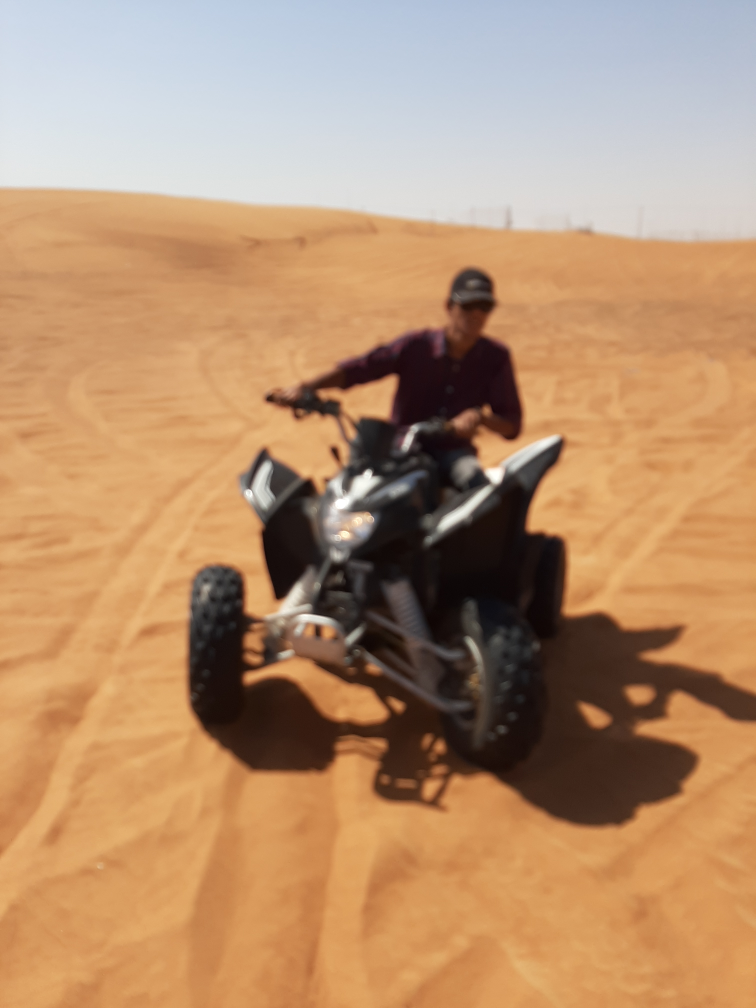
#> input picture deblur.jpg, 3024 x 4032 px (shown at 1/4 size)
$ jupyter execute experiment.ipynb   (shell and % lines are left out)   (older library calls are emulated)
#> lines starting #> are read from the running program, lines starting #| are printed output that depends on the picture
[cell 1]
from matplotlib import pyplot as plt
import numpy as np
import math #needed for definition of pi
x = np.arange(0, math.pi*2, 0.05)
y = np.sin(x)
plt.plot(x,y)
plt.xlabel("angle")
plt.ylabel("sine")
plt.title('sine wave')
plt.show()
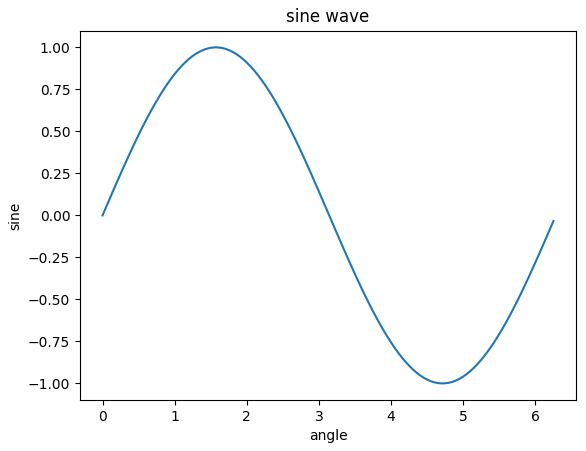
#> figure drawn by matplotlib, 1 panel; curve peaks at x = 1.55, y = 1

[cell 2]
import matplotlib.pyplot as plt
# plot a line, implicitly creating a subplot(111)
plt.plot([1,2,3])
# now create a subplot which represents the top plot of a grid with 2 rows and 1 column.
#Since this subplot will overlap the first, the plot (and its axes) previously
plt.subplot(211)
plt.plot(range(12))
plt.subplot(212, facecolor='y') # creates 2nd subplot with yellow background
plt.plot(range(12))
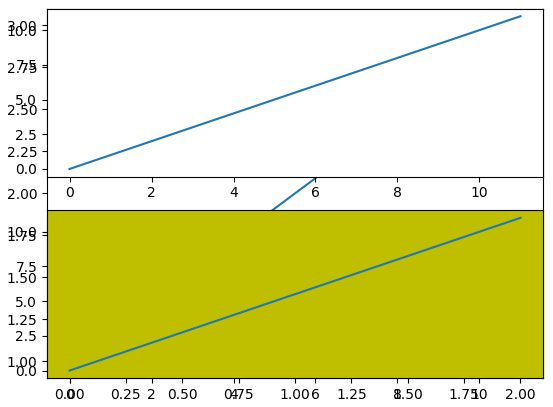
#> figure drawn by matplotlib, 3 panels; panel 2: curve peaks at x = 11, y = 11; panel 3: curve peaks at x = 11, y = 11

[cell 3]
import matplotlib.pyplot as plt
fig = plt.figure()
ax1 = fig.add_subplot(111)
ax1.plot([1,2,3])
ax2 = fig.add_subplot(221, facecolor='y')
ax2.plot([1,2,3])
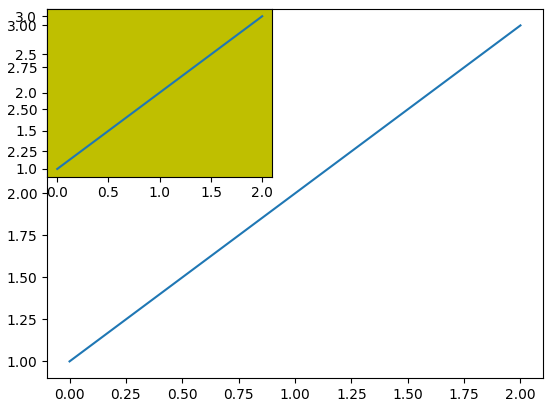
#> figure drawn by matplotlib, 2 panels

[cell 4]
import matplotlib.pyplot as plt
import numpy as np
import math
x = np.arange(0, math.pi*2, 0.05)
fig=plt.figure()
axes1 = fig.add_axes([0.1, 0.1, 0.8, 0.8]) # main axes
axes2 = fig.add_axes([0.55, 0.55, 0.3, 0.3]) # inset axes
y = np.sin(x)
axes1.plot(x, y, 'b')
axes2.plot(x,np.cos(x),'r')
axes1.set_title('sine')
axes2.set_title("cosine")
plt.show()
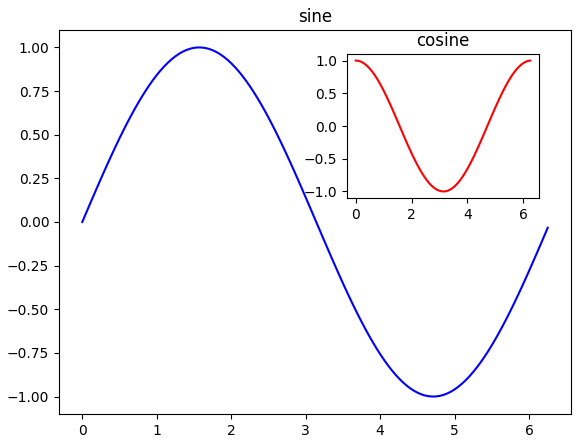
#> figure drawn by matplotlib, 2 panels; panel 1: curve peaks at x = 1.55, y = 1; panel 2: curve peaks at x = 0, y = 1

[cell 5]
import matplotlib.pyplot as plt
fig,a =  plt.subplots(2,2)
import numpy as np
x = np.arange(1,5)
a[0][0].plot(x,x*x)
a[0][0].set_title('square')
a[0][1].plot(x,np.sqrt(x))
a[0][1].set_title('square root')
a[1][0].plot(x,np.exp(x))
a[1][0].set_title('exp')
a[1][1].plot(x,np.log10(x))
a[1][1].set_title('log')
plt.show()
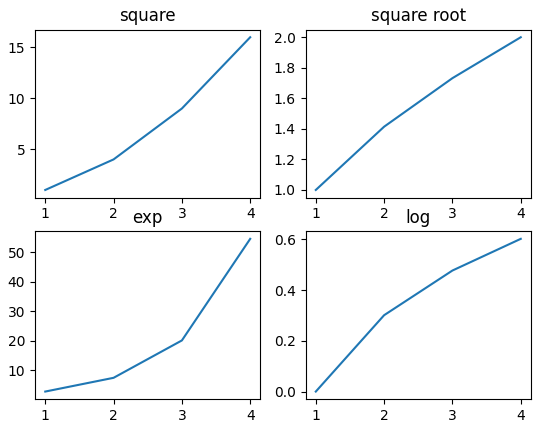
#> figure drawn by matplotlib, 4 panels

[cell 6]
import matplotlib.pyplot as plt
import numpy as np
fig, axes = plt.subplots(1,3, figsize = (12,4))
x = np.arange(1,11)
axes[0].plot(x, x**3, 'g',lw=2)
axes[0].grid(True)
axes[0].set_title('default grid')
axes[1].plot(x, np.exp(x), 'r')
axes[1].grid(color='b', ls = '-.', lw = 0.25)
axes[1].set_title('custom grid')
axes[2].plot(x,x)
axes[2].set_title('no grid')
fig.tight_layout()
plt.show()
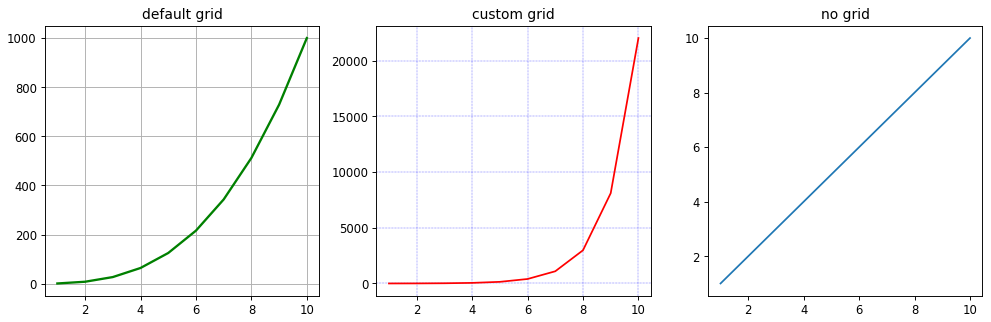
#> figure drawn by matplotlib, 3 panels; panel 1: curve peaks at x = 10, y = 1000; panel 2: curve peaks at x = 10, y = 22026.5; panel 3: curve peaks at x = 10, y = 10

[cell 7]
import matplotlib.pyplot as plt
a1 = plt.subplot2grid((3,3),(0,0),colspan = 2)
a2 = plt.subplot2grid((3,3),(0,2), rowspan = 3)
a3 = plt.subplot2grid((3,3),(1,0),rowspan = 2, colspan = 2)
import numpy as np
x = np.arange(1,10)
a2.plot(x, x*x)
a2.set_title('square')
a1.plot(x, np.exp(x))
a1.set_title('exp')
a3.plot(x, np.log(x))
a3.set_title('log')
plt.tight_layout()
plt.show()
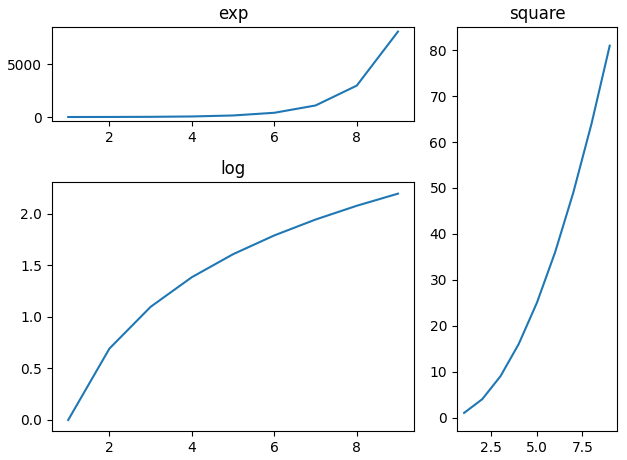
#> figure drawn by matplotlib, 3 panels

[cell 8]
import matplotlib.pyplot as plt
import numpy as np
fig, axes = plt.subplots(1, 2, figsize=(10,4))
x = np.arange(1,5)
axes[0].plot( x, np.exp(x))
axes[0].plot(x,x**2)
axes[0].set_title("Normal scale")
axes[1].plot (x, np.exp(x))
axes[1].plot(x, x**2)
axes[1].set_yscale("log")
axes[1].set_title("Logarithmic scale (y)")
axes[0].set_xlabel("x axis")
axes[0].set_ylabel("y axis")
axes[0].xaxis.labelpad = 10
axes[1].set_xlabel("x axis")
axes[1].set_ylabel("y axis")
plt.show()
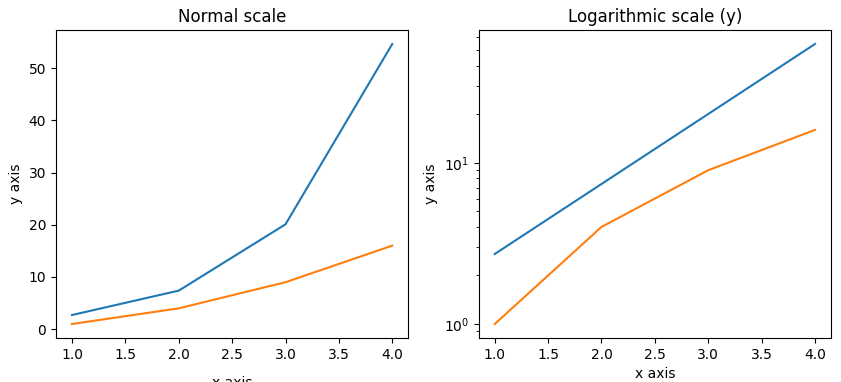
#> figure drawn by matplotlib, 2 panels

[cell 9]
# Convolution

from skimage.exposure import rescale_intensity
import numpy as np
import argparse
import cv2
import imutils
import matplotlib.pyplot as plt

# [31 lines left out: function convolve, not called in this run]

# Construct the argument parser and parse the arguments
# ap = argparse.ArgumentParser()
# ap.add_argument('-i', '--image', required=True,
#                 help='Path to the input image')
# args = vars(ap.parse_args())

args = {'image':'deblur.jpg'}

# Construct average blurring kernels used to smooth an image
small_blur = np.ones((7, 7), dtype='float') * (1.0 / (7 * 7))
large_blur = np.ones((21, 21), dtype='float') * (1.0 / (21 * 21))

# Construct a sharpening filter
sharpen = np.array(([0, -1, 0],
                    [-1, 5, -1],
                    [0, -1, 0]), dtype='float')

# Construct the Laplacian kernel used to detect edge-like regions of an image
laplacian = np.array(([0, 1, 0],
                      [1, -4, 1],
                      [0, 1, 0]), dtype='int')

# Construct the Sobel x-axis kernel
sobel_x = np.array(([-1, 0, 1],
                    [-2, 0, 2],
                    [-1, 0, 1]), dtype='int')

# Construct the Sobel y-axis kernel
sobel_y = np.array(([-1, -2, -1],
                    [0, 0, 0],
                    [1, 2, 1]), dtype='int')

# Construct an emboss kernel
emboss = np.array(([-2, -1, 0],
                   [-1, 1, 1],
                   [0, 1, 2]), dtype='int')


# Construct a kernel bank, a list of kernels to be applied using out custom 'convolve' function and OpenCV's
# 'filter2D' function
# kernel_bank = (('small_blur', small_blur),
#                ('large_blur', large_blur),
#                ('sharpen', sharpen),
#                ('laplacian', laplacian),
#                ('sobel_x', sobel_x),
#                ('sobel_y', sobel_y),
#                ('emboss', emboss))

# kernel_bank = (('sharpen',sharpen), ('laplacian', laplacian))
# Load the image and convert it to greyscale
image = cv2.imread(args['image'])
#> image is the input picture: shape (4032, 3024, 3); mean B, G, R 112.8, 145.8, 182.9
img_rgb = cv2.cvtColor(image, cv2.COLOR_BGR2RGB)
# grey = cv2.cvtColor(image, cv2.COLOR_BGR2GRAY)
# grey = imutils.resize(grey, width=200)
plt.imshow(img_rgb)


# [11 lines of commented-out code are left out]
